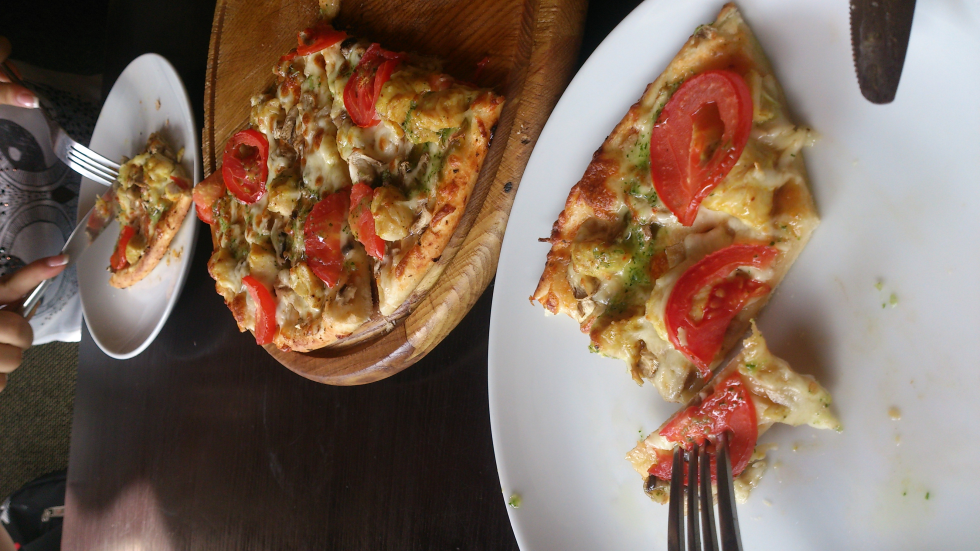
#> input picture images/pizza.JPG, 3920 x 2204 px (shown at 1/4 size)
$ python gray_level.py
#> lines starting #> are read from the running program, lines starting #| are printed output that depends on the picture
from PIL import Image
import numpy as np
from numpy import array

im = array(Image.open('images/pizza.JPG').convert('L'))
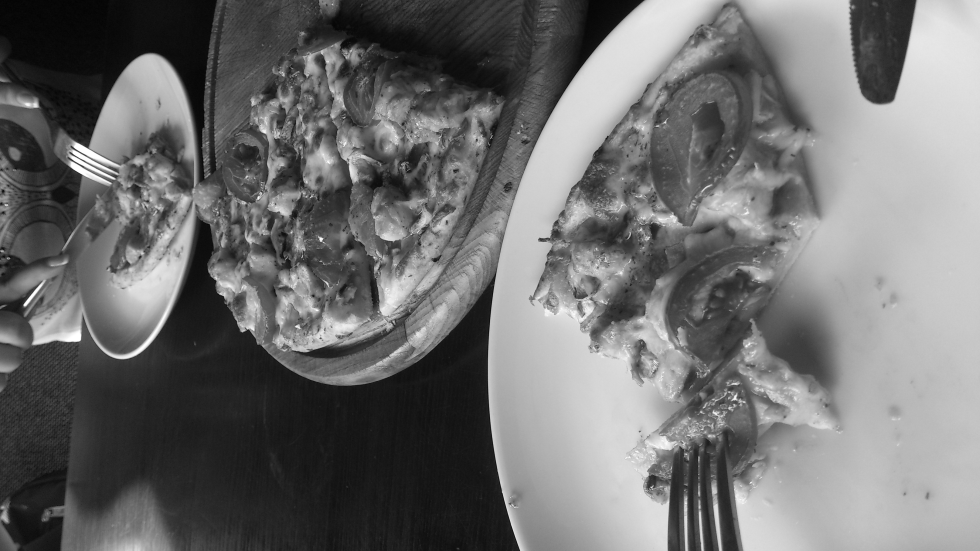
#> im: shape (2204, 3920) (shown at 1/4 size); min 0, max 255, mean 111.2

def clamp(img, start_end):
#> called with start_end = (100, 200)
    min_, max_ = start_end
    range_ = max_ - min_
    img = np.asarray(range_ / 255 * img + min_).astype(np.uint8)
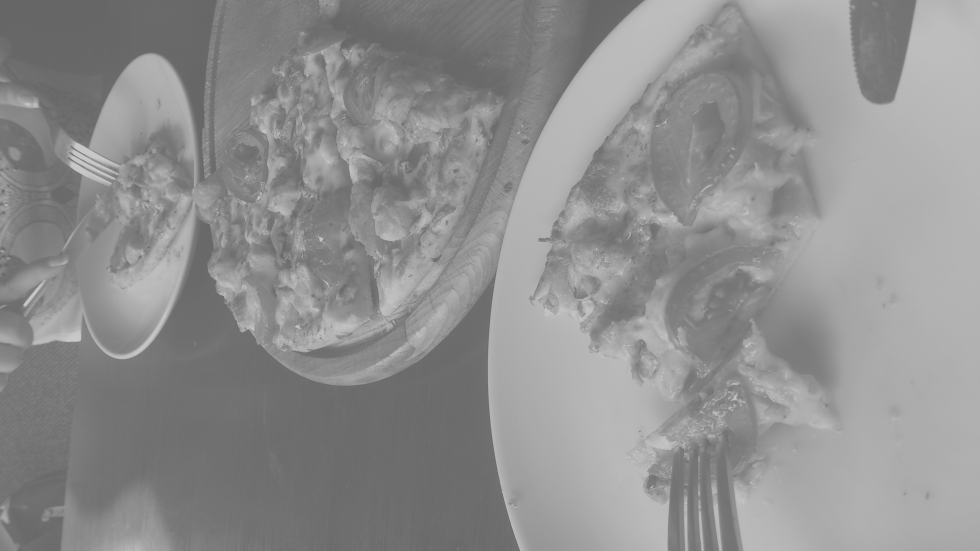
#> img: shape (2204, 3920) (shown at 1/4 size); min 100, max 200, mean 143.1
    return img

clamp_image = Image.fromarray(clamp(im, (100, 200)))
clamp_image = clamp_image.rotate(270)
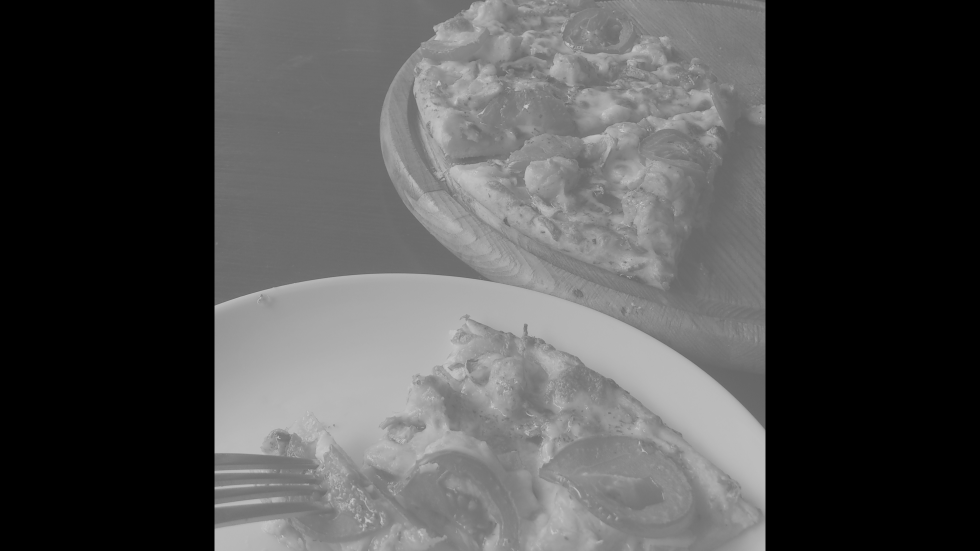
#> clamp_image: PIL image 3920x2204 L (shown at 1/4 size); min 0, max 200, mean 78.6
clamp_image.show()

$ run again, with images/palm.JPG copied over images/pizza.JPG
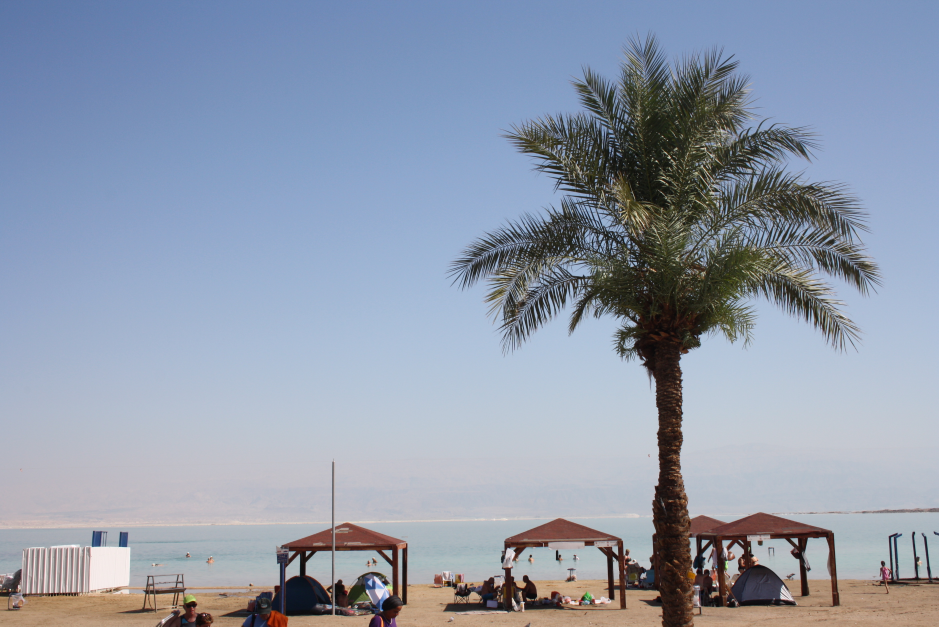
#> input picture images/palm.JPG, 2816 x 1880 px (shown at 1/3 size)
#> in clamp, `img = np.asarray(range_ / 255 * img + min_).astype(np.uint8)`:
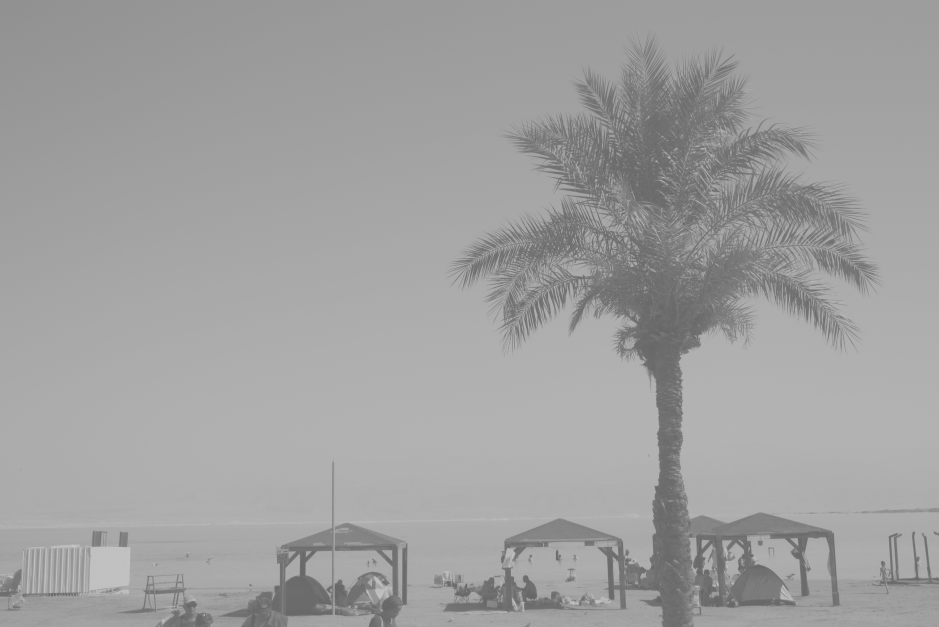
#> img: shape (1880, 2816) (shown at 1/3 size); min 102, max 200, mean 159.6
#> `clamp_image = clamp_image.rotate(270)`:
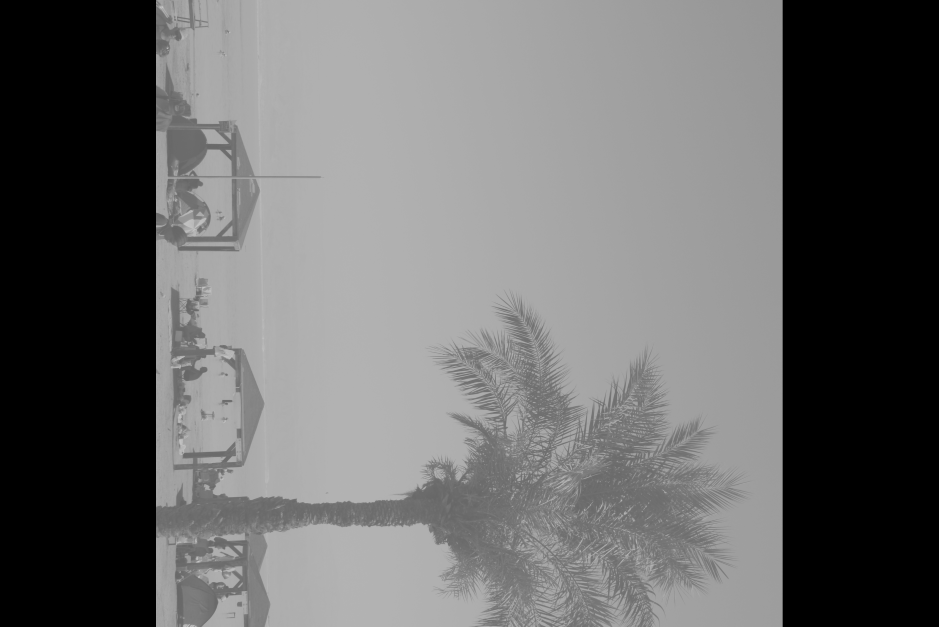
#> clamp_image: PIL image 2816x1880 L (shown at 1/3 size); min 0, max 200, mean 105.3

$ run again, with images/train.jpg copied over images/pizza.JPG
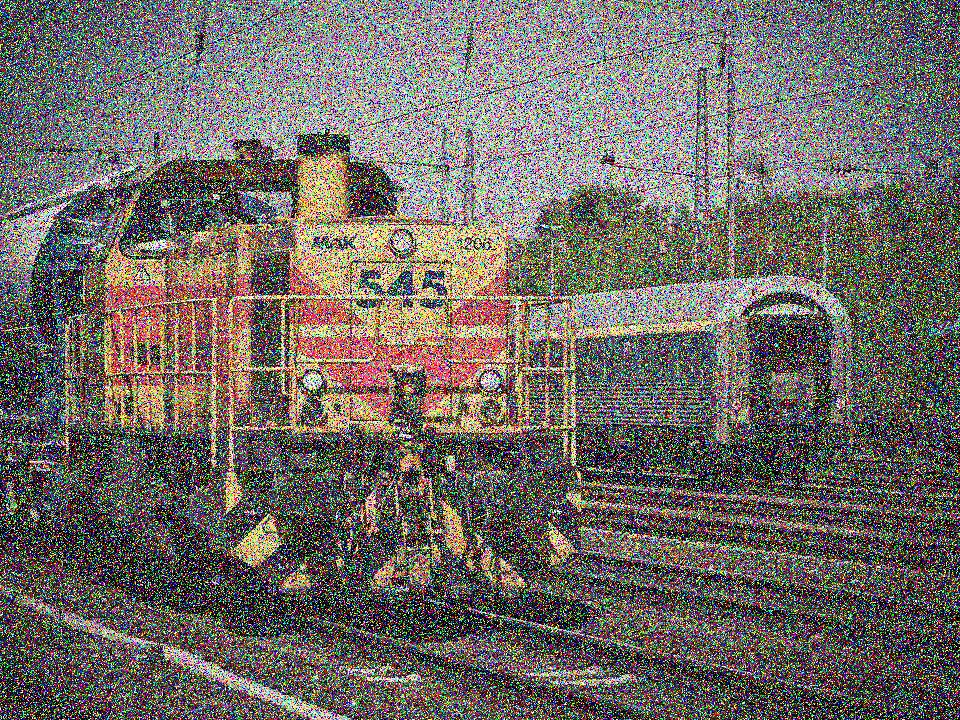
#> input picture images/train.jpg, 960 x 720 px
#> in clamp, `img = np.asarray(range_ / 255 * img + min_).astype(np.uint8)`:
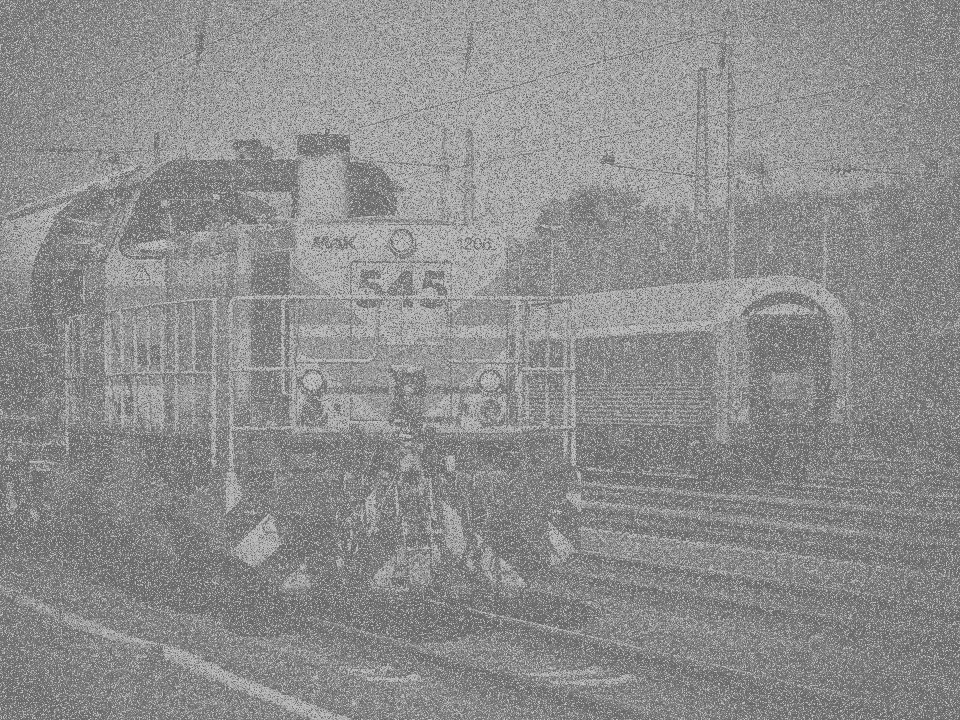
#> img: shape (720, 960); min 100, max 200, mean 141.6
#> `clamp_image = clamp_image.rotate(270)`:
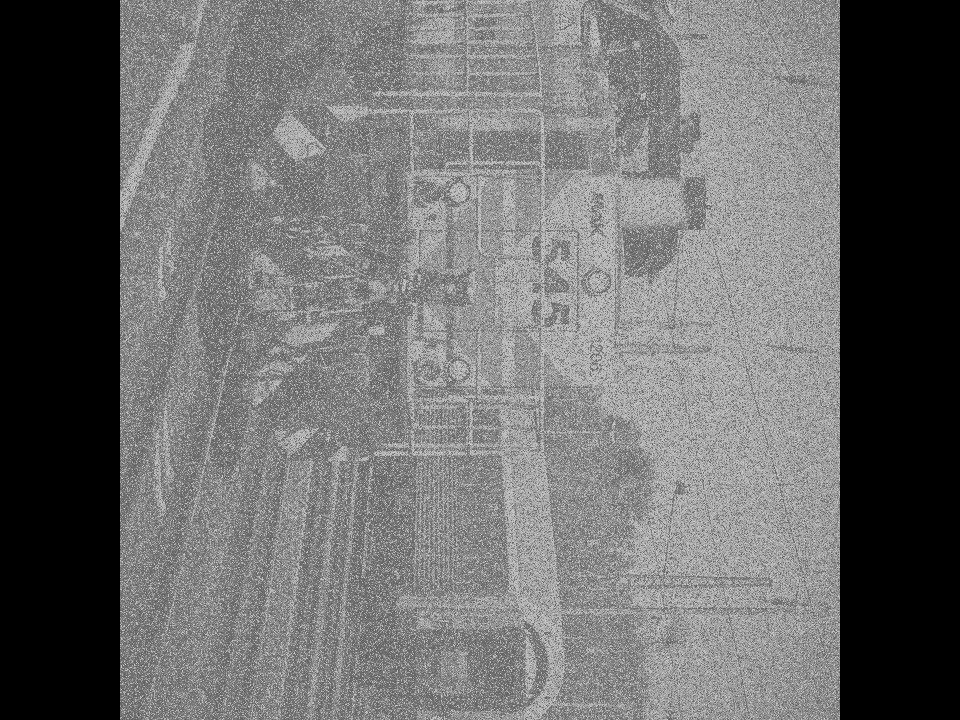
#> clamp_image: PIL image 960x720 L; min 0, max 200, mean 108
